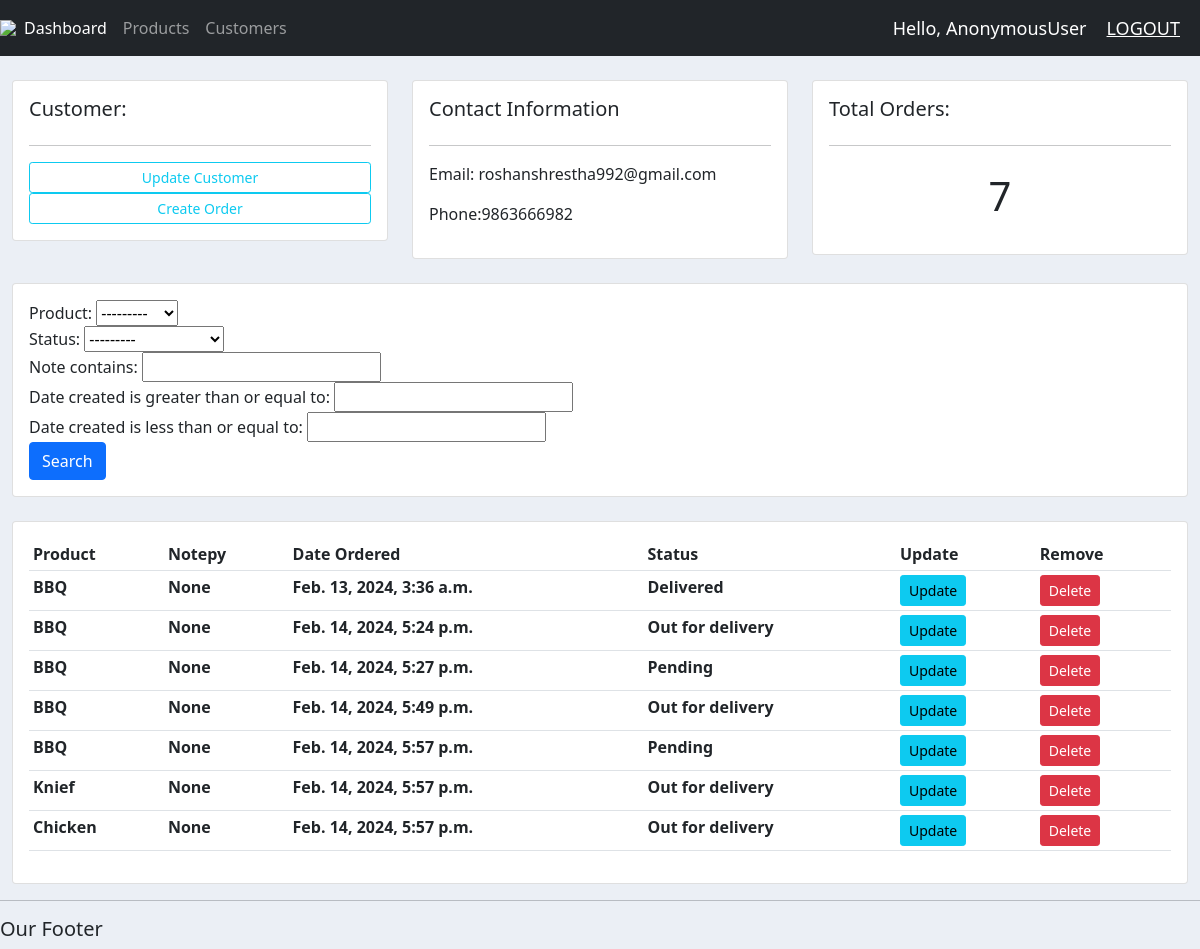
The app's page /customer/1/ with its own data.
### accounts/models.py (models this page shows, shortened)
class Customer(models.Model):
    name = models.CharField(max_length=200, null = True)
    phone = models.CharField(max_length=200, null = True)
    email = models.CharField(max_length=200, null = True)
    date_created = models.DateTimeField(auto_now_add = True, null = True)

class Order(models.Model):
    STATUS=(
                ('Pending', 'Pending'),
                ('Out for delivery', 'Out for delivery'),
                ('Delivered', 'Delivered'),
            )
    customer = models.ForeignKey(Customer, null = True, on_delete = models.SET_NULL)
    product = models.ForeignKey(Product, null = True, on_delete = models.SET_NULL)
    date_created = models.DateTimeField(auto_now_add = True, null = True)
    status = models.CharField(max_length=200, null=True, choices=STATUS)
    note= models.CharField(max_length=1000, null=True)

class Product(models.Model):
    CATEGORY = (
                    ('Indoor', 'Indoor'),
                    ('Outdoor', 'Outdoor')
                )
    name = models.CharField(max_length=200, null = True)
    price =models.FloatField(null=True)
    category = models.CharField(max_length=200, null = True, choices= CATEGORY)
    description = models.CharField(max_length=200, null = True, blank = True)
    date_created = models.DateTimeField(auto_now_add = True, null = True)
    tags = models.ManyToManyField(Tag)
    def __str__(self):
        return self.name

### accounts/views.py (the view)
# urls.py: path('customer/<str:pk_test>/', views.customer, name='customer'),
def customer(request, pk_test):
    customer = Customer.objects.get(id=pk_test)
    orders =customer.order_set.all() #child from models
    orders_count = orders.count()
    myFilter = OderFilter(request.GET, queryset=orders)
    orders = myFilter.qs
    context = {'customer': customer,'orders': orders, 'orders_count': orders_count, 'myFilter':myFilter}
    return render(request, 'accounts/customers.html', context)

### accounts/templates/accounts/customers.html
{% extends 'accounts/main.html' %}
{% block content %}
<br>
<div class="row">
    <div class="col-md">
        <div class="card card-body">
            <h5> Customer:</h5>
            <hr>
            <a class="btn btn-outline-info btn-sm btn-block" href="">Update Customer</a>
            <a class="btn btn-outline-info btn-sm btn-block" href="{% url 'create_order' customer.id %}">Create Order</a>
        </div>
    </div>
    <div class="col-md">
        <div class="card card-body">
            <h5> Contact Information</h5>
            <hr>
            <p>Email: {{customer.email}}</p>
            <p>Phone:{{customer.phone}}</p>
        </div>
    </div>
    <div class="col-md">
        <div class="card card-body">
            <h5> Total Orders:</h5>
            <hr>
            <h1 style="text-align: center; padding: 10px">{{orders_count}}</h1>
        </div>
    </div>
</div>
<br>
<div class="row">
    <div class="col">
        <div class="card card-body">
            <form method="get">
                {{myFilter.form}}
                <button class="btn btn-primary" type="submit"> Search</button>
            </form>
        </div>
    </div>
</div>
<br>
<div class="row">
    <div class="col-md">
        <div class="card card-body">
            <table class="table table-sm">
                <tr>
                    <th> Product</th>
                    <th> Notepy</th>
                    <th> Date Ordered</th>
                    <th> Status</th>
                    <th> Update</th>
                    <th> Remove</th>
                </tr>
                {% for order in orders %}
                <tr>
                    <th>{{order.product}}</th>
                    <th>{{order.note}}</th>
                    <th>{{order.date_created}}</th>
                    <th>{{order.status}}</th>
                    <th><a class ="btn btn-sm btn-info" href="{% url 'update_order' order.id %}">Update</a></th>
                    <th><a class ="btn btn-sm btn-danger" href ="{% url 'delete_order' order.id %}"> Delete</a></th>
                </tr>
                {% endfor %}
            </table>
        </div>
    </div>
</div>
</div>
{% endblock %}

### static/css/main.css (style rules this page uses)
body { background-color: #ebeff5;; }

### records on screen
Customer: email "roshanshrestha992@gmail.com", phone "9863666982"
Order: product "BBQ", note "None", date_created "Feb. 13, 2024, 3:36 a.m.", status "Delivered"
Order: product "BBQ", note "None", date_created "Feb. 14, 2024, 5:24 p.m.", status "Out for delivery"
Order: product "BBQ", note "None", date_created "Feb. 14, 2024, 5:27 p.m.", status "Pending"
Order: product "BBQ", note "None", date_created "Feb. 14, 2024, 5:49 p.m.", status "Out for delivery"
Order: product "BBQ", note "None", date_created "Feb. 14, 2024, 5:57 p.m.", status "Pending"
Order: product "Knief", note "None", date_created "Feb. 14, 2024, 5:57 p.m.", status "Out for delivery"
Order: product "Chicken", note "None", date_created "Feb. 14, 2024, 5:57 p.m.", status "Out for delivery"

### other values on screen
{{ request.user }} "AnonymousUser"
{{ orders_count }} "7"
